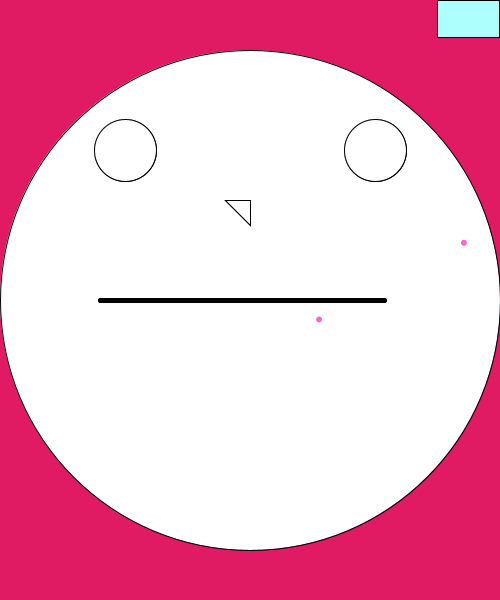
Frame 1 (no input)
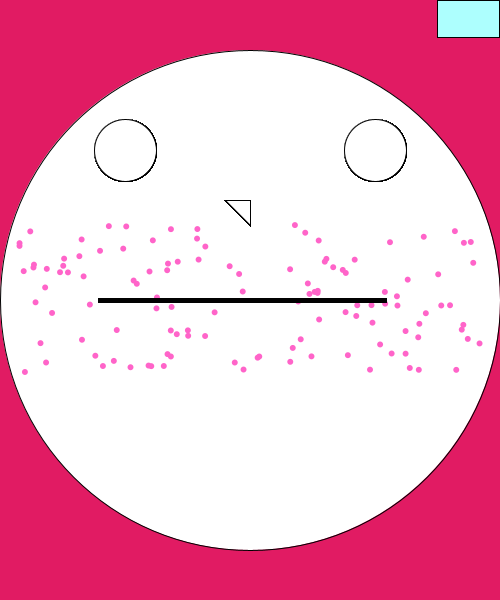
Frame 60 (the mouse pressed at the canvas centre just before this capture)
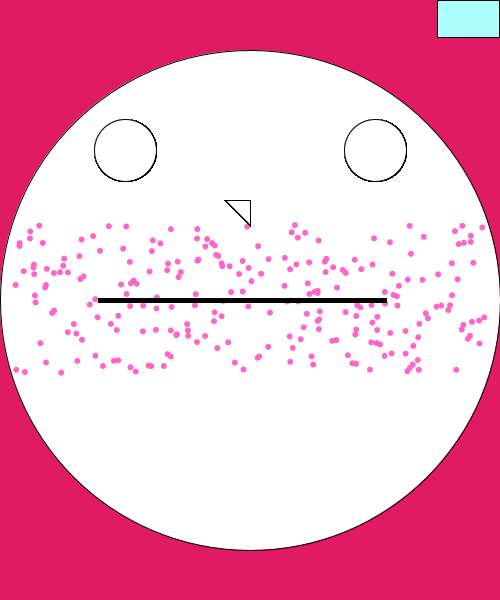
Frame 120 (the mouse held since frame 60 and released just before this capture)

The Processing sketch that drew these frames (run headless with seeded random() and noise(); from frame 60 on, the mouse is pressed at the canvas centre):

// Processing sketch: boilerplate
// ── boilerplate.pde
//global variables
color red=#FF64C9;
color white=#FFFFFF;
int faceX= width/2;
int faceY= height/2;
int lefteyeX=width/4;
int lefteyeY=height/4;
int righteyeX=width*3/4;
int righteyeY=height/4;
int eyediameter=width/8;

void setup() {
  size(500, 600);

  int faceX= width/2;
  int faceY= height/2;
  int lefteyeX=width/4;
  int lefteyeY=height/4;
  int righteyeX=width*3/4;
  int righteyeY=height/4;
  int eyediameter=width/8;
  background(225, 27, 99);
  ellipse(faceX, faceY, width, width ); //face
  ellipse(lefteyeX, lefteyeY, eyediameter, eyediameter); // left eye
  ellipse(righteyeX, righteyeY, eyediameter, eyediameter); // right eye
  strokeWeight(5);
  line(width/1.3, height/2, width/5, height*3/6); //mouth
  strokeWeight(1);
  triangle(250, 200, 250, 225, 225, 200); //nose

  //buttomRectangle();
}
void draw() {
  quitBottomDraw();
  measlesArithmetic();

  fill(white);
  ellipse(width/4, height/4, width/8, width/8); // left eye
  ellipse(width*3/4, height/4, width/8, width/8); // right eye
  triangle(250, 200, 250, 225, 225, 200); //nose
  strokeWeight(5);
  line(width/1.3, height/2, width/5, height*3/6); //mouth
  strokeWeight(1);
}
void mouseClicked() {
  quitBottomMouseClicked();
}

// ── DrawMeasle.pde
void drawMeasles() {

  fill(red); 
  noStroke(); //remove
  ellipse(measlesX, measlesY, width*1/75, width*1/75);
  stroke(1); //default
}

// ── bottonRectangle.pde
void buttomRectangle(){
  rect(width*1/40, height*1/2, width*38/40, height*1/8);
}

// ── measlesArithmetic.pde
float measlesX;
float measlesY;

void measlesArithmetic() {

  noStroke(); //remove

  measlesX = random(width*1/40, width*39/40);
  measlesY = random(height*1/2, height*1/2 + height*1/8);
  drawMeasles();

  measlesX = random(width*1/40, width*39/40);
  measlesY = random((height*1/2) - (height*1/8), height*1/2);
  drawMeasles();
  

  //measlesX = random();
  //measlesY = random();
  //drawMeasles();
}

// ── quit.pde
//global variables
color blue=#ADFFFE;
color pink=#F20071;
color regularButton= blue;
color hoverOverBotton= pink;

void quitBottomDraw(){
  println ("mousex:", mouseX, "\tmouseY:", mouseY);
  
  if(mouseX > width*14/16 && mouseX < width && mouseY < height *1/16){
fill(hoverOverBotton);
rect(width*14/16, height*0/16, width*2/16, height*1/16);

}else{
  fill(regularButton);
rect(width*14/16, height*0/16, width*2/16, height*1/16);
 }
 
}
//listener
void quitBottomMouseClicked(){
  if(mouseX > width*14/16 && mouseX < width && mouseY < height *1/16) {
  exit();
 }
} //end mouseClicked 
